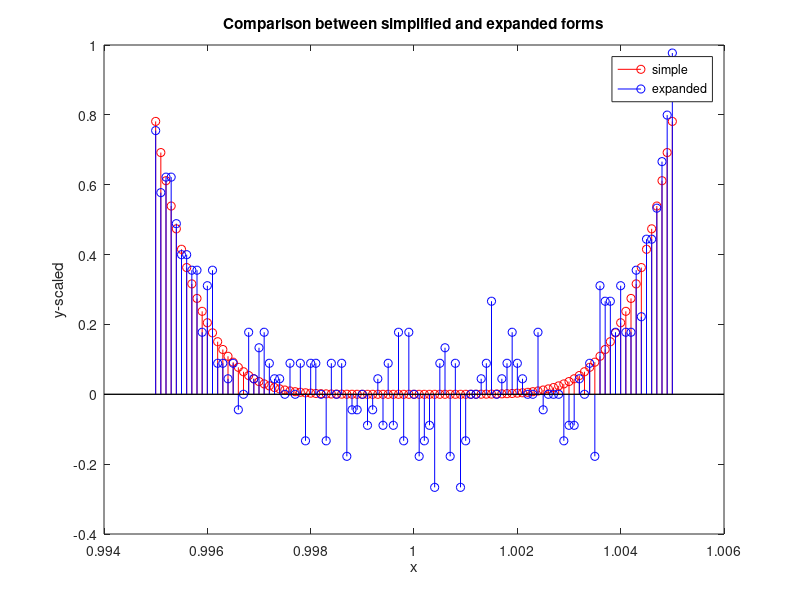

The MATLAB source for this figure:
function polynomial

format long;
simple = [];
expanded = [];
xAxis = 0.995 : 0.0001 : 1.005;

for x = 0.995 : 0.0001 : 1.005
    simpleEq = (x-1)^6;
    expandedEq = x^6 - 6*x^5 + 15*x^4 - 20*x^3 + 15*x^2 - 6*x + 1;
    
    simple = [simple simpleEq];
    expanded = [expanded expandedEq];
end

simple = simple./2*10^14;
expanded = expanded./2*10^14;

figure;
stem(xAxis, simple, 'r');
hold on
stem(xAxis, expanded, 'b');
legend('simple', 'expanded');
xlabel('x');
ylabel('y-scaled');
title('Comparison between simplified and expanded forms');

end
